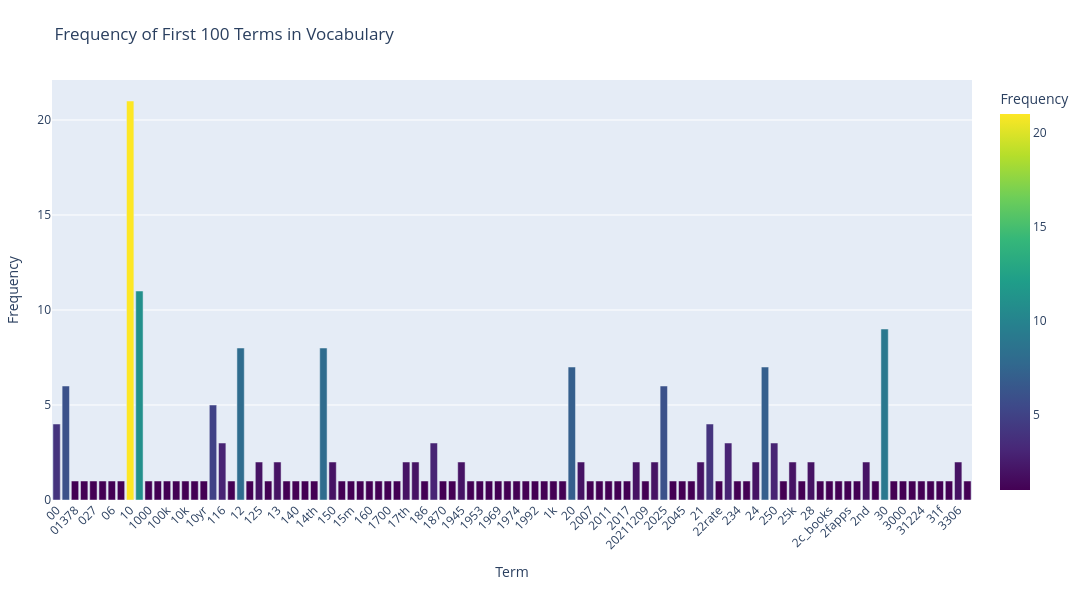

The notebook cell saved with this chart:
### Code cell
import numpy as np
import pandas as pd
import plotly.express as px


from sklearn.feature_extraction.text import CountVectorizer

count_vect = CountVectorizer()
X = count_vect.fit_transform(df['text'].astype(str))  # X is sparse matrix

# Get term frequencies from X (NOT from df!)
term_frequencies = np.asarray(X.sum(axis=0)).flatten()  # shape: (n_features,)

#  Get first N terms from the VOCABULARY
first_n = 100
terms = count_vect.get_feature_names_out()[:first_n]
frequencies = term_frequencies[:first_n]  # now same length as terms!

#  Create DataFrame
df_terms = pd.DataFrame({
    'Term': terms,
    'Frequency': frequencies
})


fig = px.bar(
    df_terms,
    x='Term',
    y='Frequency',
    title=f'Frequency of First {first_n} Terms in Vocabulary',
    labels={'Term': 'Term', 'Frequency': 'Frequency'},
    color='Frequency',
    color_continuous_scale='Viridis'
)

fig.update_layout(
    xaxis_tickangle=-45,
    height=600,
    width=1200,
    showlegend=False,
    margin=dict(l=50, r=50, t=80, b=100)
)

fig.update_traces(
    hovertemplate="<b>%{x}</b><br>Frequency: %{y}<extra></extra>"
)

fig.show()

### Figure 1 — Plotly figure (JSON) as saved in the notebook; plotly's stock layout.template omitted (floating-point values rounded to 4 significant figures)
{"data": [{"hovertemplate": "<b>%{x}</b><br>Frequency: %{y}<extra></extra>", "legendgroup": "", "marker": {"color": [4, 6, 1, 1, 1, 1, 1, 1, 21, 11, 1, 1, 1, 1, 1, 1, 1, 5, 3, 1, 8, 1, 2, 1, 2, 1, 1, 1, 1, 8, 2, 1, 1, 1, 1, 1, 1, 1, 2, 2, 1, 3, 1, 1, 2, 1, 1, 1, 1, 1, 1, 1, 1, 1, 1, 1, 7, 2, 1, 1, 1, 1, 1, 2, 1, 2, 6, 1, 1, 1, 2, 4, 1, 3, 1, 1, 2, 7, 3, 1, 2, 1, 2, 1, 1, 1, 1, 1, 2, 1, 9, 1, 1, 1, 1, 1, 1, 1, 2, 1], "coloraxis": "coloraxis", "pattern": {"shape": ""}}, "name": "", "orientation": "v", "showlegend": false, "textposition": "auto", "type": "bar", "x": ["00", "000", "01378", "02", "027", "03", "06", "08", "10", "100", "1000", "10000", "100k", "100x", "10k", "10ks", "10yr", "11", "116", "118", "12", "1242", "125", "12855584", "13", "14", "140", "145", "14th", "15", "150", "153", "15m", "16", "160", "17", "1700", "1728", "17th", "18", "186", "18630", "1870", "1934", "1945", "1947", "1953", "1961", "1969", "1973", "1974", "1981", "1992", "1999", "1k", "1m", "20", "200", "2007", "200k", "2011", "2012", "2017", "2021", "20211209", "2024", "2025", "2028", "2045", "208", "21", "22", "22rate", "23", "234", "235", "24", "25", "250", "25bps", "25k", "27", "28", "296895", "2c_books", "2c_wiki_recommendations", "2fapps", "2k", "2nd", "2s", "30", "300", "3000", "31", "31224", "31225", "31f", "33", "3306", "34"], "xaxis": "x", "y": [4, 6, 1, 1, 1, 1, 1, 1, 21, 11, 1, 1, 1, 1, 1, 1, 1, 5, 3, 1, 8, 1, 2, 1, 2, 1, 1, 1, 1, 8, 2, 1, 1, 1, 1, 1, 1, 1, 2, 2, 1, 3, 1, 1, 2, 1, 1, 1, 1, 1, 1, 1, 1, 1, 1, 1, 7, 2, 1, 1, 1, 1, 1, 2, 1, 2, 6, 1, 1, 1, 2, 4, 1, 3, 1, 1, 2, 7, 3, 1, 2, 1, 2, 1, 1, 1, 1, 1, 2, 1, 9, 1, 1, 1, 1, 1, 1, 1, 2, 1], "yaxis": "y"}], "layout": {"barmode": "relative", "coloraxis": {"colorbar": {"title": {"text": "Frequency"}}, "colorscale": [[0, "#440154"], [0.1111, "#482878"], [0.2222, "#3e4989"], [0.3333, "#31688e"], [0.4444, "#26828e"], [0.5556, "#1f9e89"], [0.6667, "#35b779"], [0.7778, "#6ece58"], [0.8889, "#b5de2b"], [1, "#fde725"]]}, "height": 600, "legend": {"tracegroupgap": 0}, "margin": {"b": 100, "l": 50, "r": 50, "t": 80}, "showlegend": false, "title": {"text": "Frequency of First 100 Terms in Vocabulary"}, "width": 1200, "xaxis": {"anchor": "y", "domain": [0, 1], "tickangle": -45, "title": {"text": "Term"}}, "yaxis": {"anchor": "x", "domain": [0, 1], "title": {"text": "Frequency"}}}}
